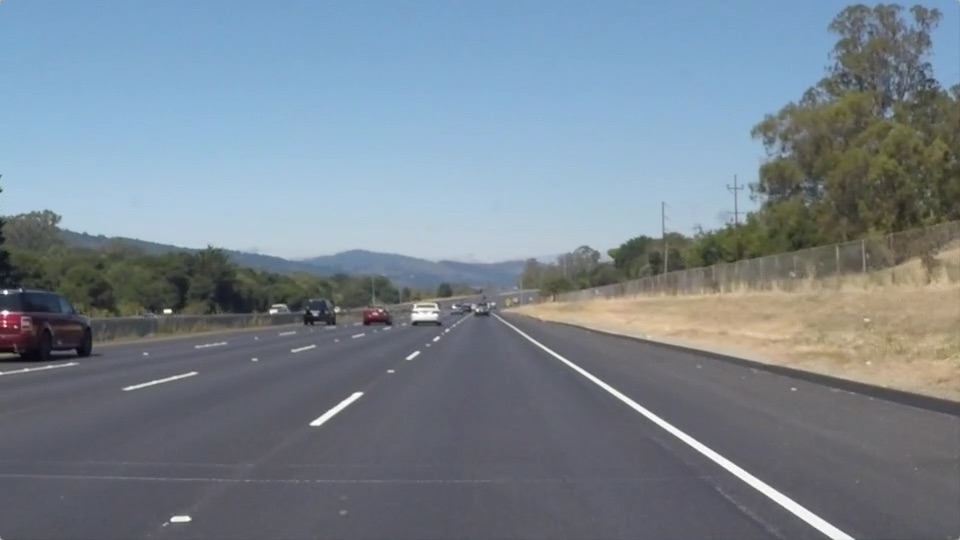
#> input picture trafficLight/project1/test_images/solidWhiteRight.jpg, 960 x 540 px, found by its file name
$ jupyter execute --allow-errors Untitled.ipynb   (shell and % lines are left out)
#> lines starting #> are read from the running program, lines starting #| are printed output that depends on the picture
#> (a cell that did not finish here is left out)

[cell 2]
# %load P1.py


# # **Finding Lane Lines on the Road**
# ***
# In this project, you will use the tools you learned about in the lesson to identify lane lines on the road.  You can develop your pipeline on a series of individual images, and later apply the result to a video stream (really just a series of images). Check out the video clip "raw-lines-example.mp4" (also contained in this repository) to see what the output should look like after using the helper functions below.
#
# Once you have a result that looks roughly like "raw-lines-example.mp4", you'll need to get creative and try to average and/or extrapolate the line segments you've detected to map out the full extent of the lane lines.  You can see an example of the result you're going for in the video "P1_example.mp4".  Ultimately, you would like to draw just one line for the left side of the lane, and one for the right.
#
# ---
# Let's have a look at our first image called 'test_images/solidWhiteRight.jpg'.  Run the 2 cells below (hit Shift-Enter or the "play" button above) to display the image.
#
# **Note: If, at any point, you encounter frozen display windows or other confounding issues, you can always start again with a clean slate by going to the "Kernel" menu above and selecting "Restart & Clear Output".**
#
# ---

# In[2]:


# In[2]:


# In[ ]:


# **The tools you have are color selection, region of interest selection, grayscaling, Gaussian smoothing, Canny Edge Detection and Hough Tranform line detection.  You  are also free to explore and try other techniques that were not presented in the lesson.  Your goal is piece together a pipeline to detect the line segments in the image, then average/extrapolate them and draw them onto the image for display (as below).  Once you have a working pipeline, try it out on the video stream below.**
#
# ---
#
# <figure>
#  <img src="line-segments-example.jpg" width="380" alt="Combined Image" />
#  <figcaption>
#  <p></p>
#  <p style="text-align: center;"> Your output should look something like this (above) after detecting line segments using the helper functions below </p>
#  </figcaption>
# </figure>
#  <p></p>
# <figure>
#  <img src="laneLines_thirdPass.jpg" width="380" alt="Combined Image" />
#  <figcaption>
#  <p></p>
#  <p style="text-align: center;"> Your goal is to connect/average/extrapolate line segments to get output like this</p>
#  </figcaption>
# </figure>

# In[ ]:


# **Run the cell below to import some packages.  If you get an `import error` for a package you've already installed, try changing your kernel (select the Kernel menu above --> Change Kernel).  Still have problems?  Try relaunching Jupyter Notebook from the terminal prompt.  Also, see [this forum post](https://carnd-forums.udacity.com/cq/viewquestion.action?spaceKey=CAR&id=29496372&questionTitle=finding-lanes---import-cv2-fails-even-though-python-in-the-terminal-window-has-no-problem-with-import-cv2) for more troubleshooting tips.**

# In[ ]:


# In[3]:

#importing some useful packages
import matplotlib.pyplot as plt
import matplotlib.image as mpimg
import numpy as np
import cv2
get_ipython().magic('matplotlib inline')


# In[ ]:


# In[ ]:


# In[4]:

#reading in an image
image = mpimg.imread('test_images/solidWhiteRight.jpg')
#> image is the input picture: shape (540, 960, 3); mean R, G, B 120.3, 132.6, 143.7
#printing out some stats and plotting
print('This image is:', type(image), 'with dimesions:', image.shape)
#| This image is: <class 'numpy.ndarray'> with dimesions: (540, 960, 3)
plt.imshow(image)  # if you wanted to show a single color channel image called 'gray', for example, call as plt.imshow(gray, cmap='gray')


# In[ ]:


# In[ ]:


# **Some OpenCV functions (beyond those introduced in the lesson) that might be useful for this project are:**
#
# `cv2.inRange()` for color selection
# `cv2.fillPoly()` for regions selection
# `cv2.line()` to draw lines on an image given endpoints
# `cv2.addWeighted()` to coadd / overlay two images
# `cv2.cvtColor()` to grayscale or change color
# `cv2.imwrite()` to output images to file
# `cv2.bitwise_and()` to apply a mask to an image
#
# **Check out the OpenCV documentation to learn about these and discover even more awesome functionality!**

# Below are some helper functions to help get you started. They should look familiar from the lesson!

# In[32]:

import math
import time
def grayscale(img):
    """Applies the Grayscale transform
    This will return an image with only one color channel
    but NOTE: to see the returned image as grayscale
    (assuming your grayscaled image is called 'gray')
    you should call plt.imshow(gray, cmap='gray')"""
    #return cv2.cvtColor(img, cv2.COLOR_RGB2GRAY)
    # Or use BGR2GRAY if you read an image with cv2.imread()
    return cv2.cvtColor(img, cv2.COLOR_BGR2GRAY)

def canny(img, low_threshold, high_threshold):
    """Applies the Canny transform"""
    return cv2.Canny(img, low_threshold, high_threshold)

def gaussian_blur(img, kernel_size):
    """Applies a Gaussian Noise kernel"""
    return cv2.GaussianBlur(img, (kernel_size, kernel_size), 0)

def region_of_interest(img, vertices):
    """
    Applies an image mask.

    Only keeps the region of the image defined by the polygon
    formed from `vertices`. The rest of the image is set to black.
    """
    #defining a blank mask to start with
    mask = np.zeros_like(img)

    #defining a 3 channel or 1 channel color to fill the mask with depending on the input image
    if len(img.shape) > 2:
        channel_count = img.shape[2]  # i.e. 3 or 4 depending on your image
        ignore_mask_color = (255,) * channel_count
    else:
        ignore_mask_color = 255

    #filling pixels inside the polygon defined by "vertices" with the fill color
    cv2.fillPoly(mask, vertices, ignore_mask_color)

    #returning the image only where mask pixels are nonzero
    masked_image = cv2.bitwise_and(img, mask)
    return masked_image


def draw_lines(img, lines, color=[255, 0, 0], thickness=2):
    """
    NOTE: this is the function you might want to use as a starting point once you want to
    average/extrapolate the line segments you detect to map out the full
    extent of the lane (going from the result shown in raw-lines-example.mp4
    to that shown in P1_example.mp4).

    Think about things like separating line segments by their
    slope ((y2-y1)/(x2-x1)) to decide which segments are part of the left
    line vs. the right line.  Then, you can average the position of each of
    the lines and extrapolate to the top and bottom of the lane.

    This function draws `lines` with `color` and `thickness`.
    Lines are drawn on the image inplace (mutates the image).
    If you want to make the lines semi-transparent, think about combining
    this function with the weighted_img() function below
    """
    if lines == None:
        pass
    else:
        for line in lines:
            for x1,y1,x2,y2 in line:
                cv2.line(img, (x1, y1), (x2, y2), color, thickness)

def hough_lines(img, rho, theta, threshold, min_line_len, max_line_gap):
    """
    `img` should be the output of a Canny transform.

    Returns an image with hough lines drawn.
    """
    lines = cv2.HoughLinesP(img, rho, theta, threshold, np.array([]), minLineLength=min_line_len, maxLineGap=max_line_gap)
    line_img = np.zeros((img.shape[0], img.shape[1], 3), dtype=np.uint8)
    draw_lines(line_img, lines)
#   cv2.imwrite('houghlines3.jpg',img)

    return line_img

# [44 lines left out: functions hough_lines2, weighted_img, not called in this run]


# ## Test on Images
#
# Now you should build your pipeline to work on the images in the directory "test_images"
# **You should make sure your pipeline works well on these images before you try the videos.**

# In[33]:

import os
#import glob
os.system('rm -f test_images/*_*')
os.listdir("test_images/")


# run your solution on all test_images and make copies into the test_images directory).

# In[34]:

# TODO: Build your pipeline that will draw lane lines on the test_images
# then save them to the test_images directory.


# set paramer
imshape = image.shape
xsize = imshape[1]
ysize = imshape[0]
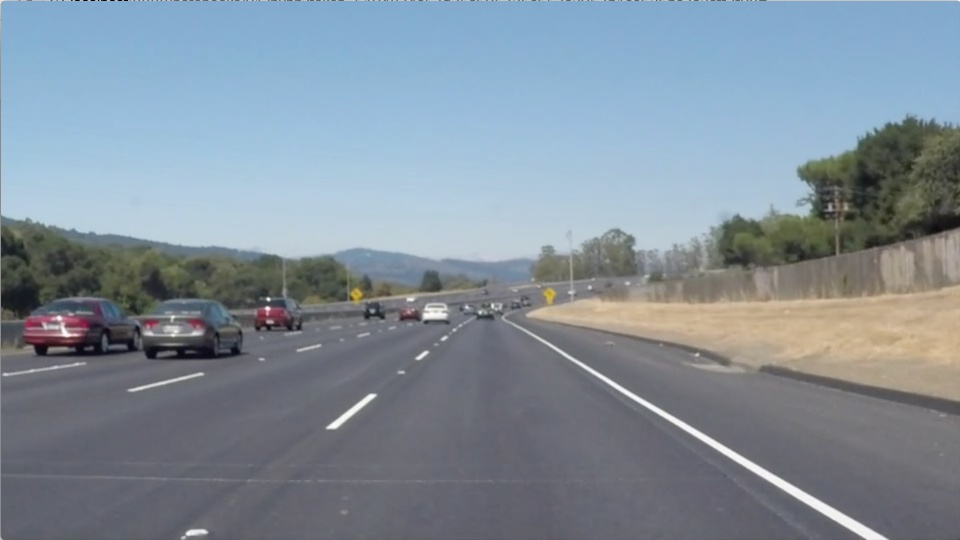
#> input picture trafficLight/project1/test_images/Yasu_test1.jpg, 960 x 540 px, found by its file name
#> further down, image is the input picture: shape (540, 960, 3); mean R, G, B 130.3, 143.2, 154.8
plt.imshow(image)


# In[35]:

def lineDetection(filepath, image):
    # change to gray scale
    gray = grayscale(image)
#> in grayscale, `return cv2.cvtColor(img, cv2.COLOR_BGR2GRAY)`:
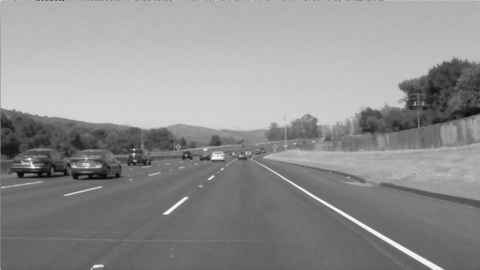
#> returned value: shape (540, 960) (shown at 1/2 size); min 7, max 254, mean 145.2
    #plt.imshow(gray, cmap='gray')

    # bluring
    blur = gaussian_blur(gray, 7)
    #plt.imshow(gray, cmap='gray')

    # edge detection
    low_threshold = 40
    high_threshold = 100
    edge = canny(blur, low_threshold, high_threshold)
#> in canny, `return cv2.Canny(img, low_threshold, high_threshold)`:
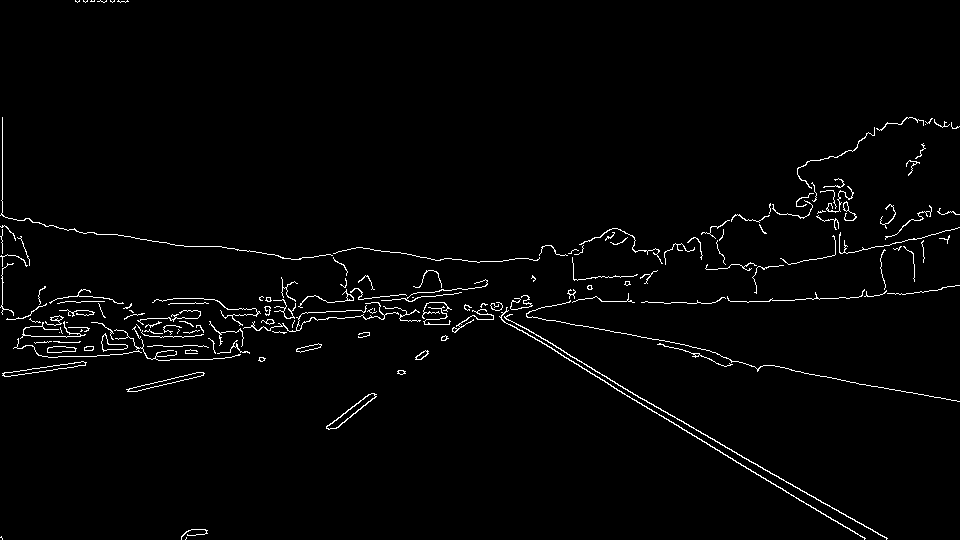
#> returned value: shape (540, 960); 1.9% white in thin lines or dots
    #plt.imshow(edge, cmap='gray')

    # masking
    y = ysize + 50
    vertices = np.array([[ (0,y), (xsize/2-10, y/2), (xsize/2+10, y/2), (xsize, y) ]], dtype=np.int32)
#> (the rest of the program and of its run is left out)
